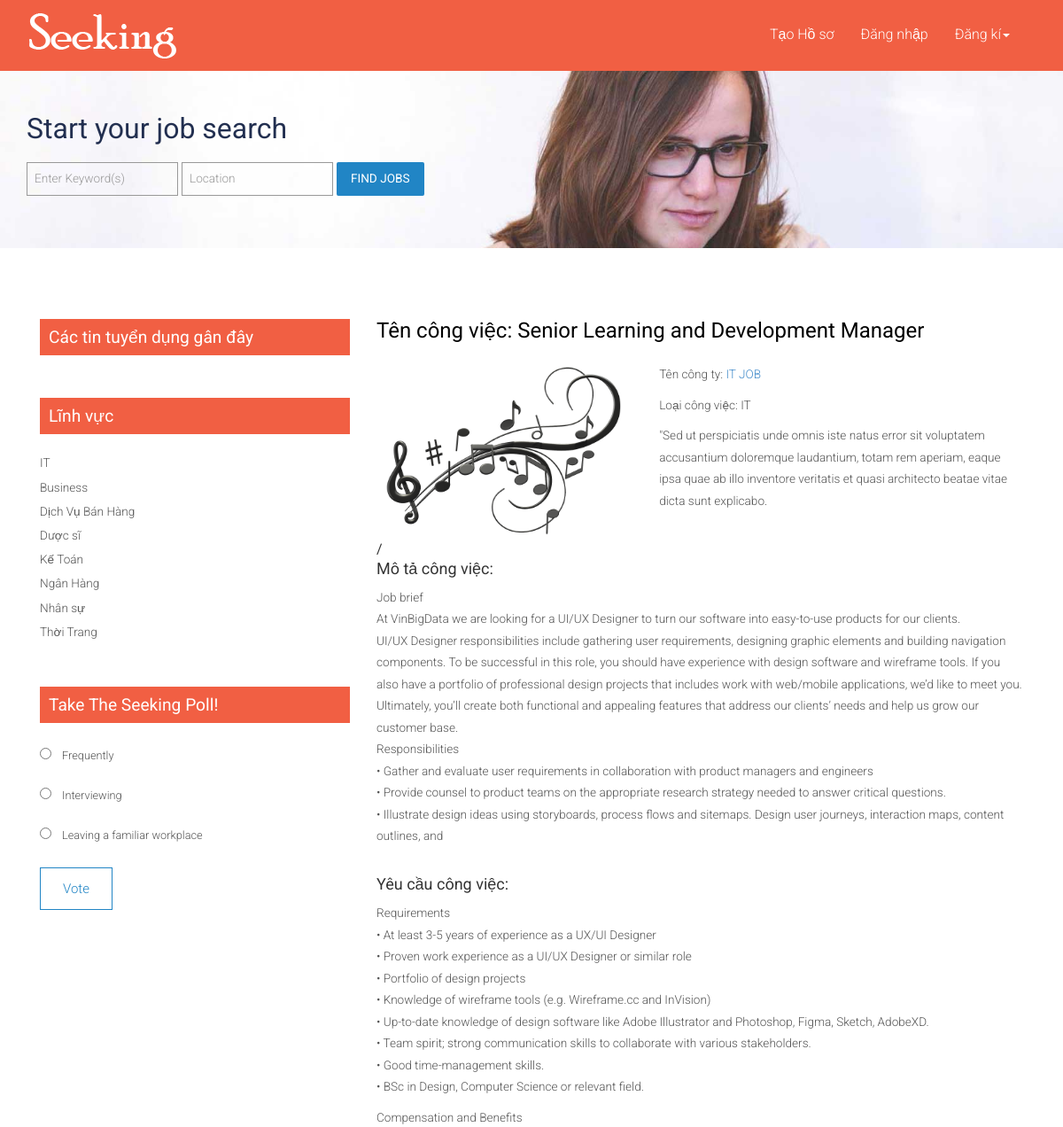
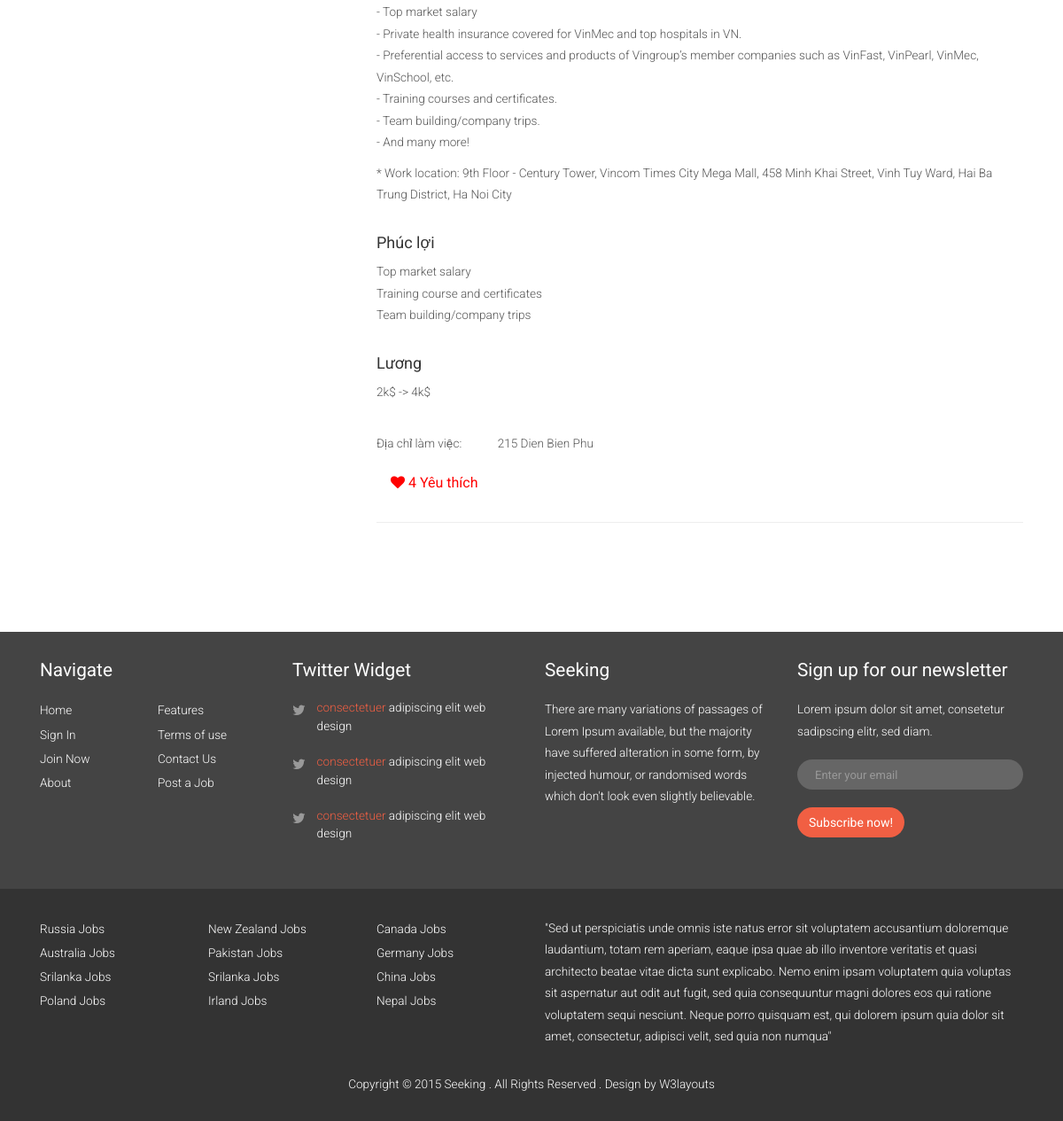
The app's page /job_detail/1/ with its own data (2 pictures, top to bottom).
### Home/models.py (models this page shows, shortened)
class Catalogy(models.Model):
    nameCatalog = models.CharField("Loại công việc",max_length=50)
    def __str__(self):
        return self.nameCatalog

class Post(models.Model):
    nameJob = models.CharField("Tên công việc",max_length=100)
    catalogy = models.ForeignKey(Catalogy, on_delete=models.CASCADE, default=0)
    nhatuyen = models.ForeignKey(User, on_delete=models.CASCADE)
    motacv = models.TextField("Mô Tả công việc")
    phucloi = models.TextField("Phúc lợi")
    yeucaucv = models.TextField("Yêu cầu conog việc")
    salary = models.CharField("Lương",max_length=50)
    diachi = models.CharField("Địa chỉ",max_length=50)
    date = models.DateTimeField(default=timezone.now)
    image = models.ImageField("Hình ảnh",null= True, blank=True, upload_to="images/")
    care = models.ManyToManyField(User, related_name='posts')
    def total_care(self):
        return self.care.count()

### Home/views.py (the view)
# urls.py: path('job_detail/<int:pk>/',Job_details.as_view(), name='post_details'),
class Job_details(DetailView):
    model = Post
    template_name = 'pages/post_details.html'
    def get_context_data(self,*args,**kwargs):
        context = super(Job_details,self).get_context_data(*args,**kwargs)
        stuff = get_object_or_404(Post, id=self.kwargs['pk'])
        total_care = stuff.total_care()
        theloai = Catalogy.objects.all()
        context['theloai'] = theloai
        context['total_care'] = total_care
        return context

### Home/templates/pages/post_details.html (shortened to what this page needs)
{% extends "pages/base.html" %}
{% block content %}
<h3>Tên công việc: {{post.nameJob}}</h3>
<div class="row_1">
    <div class="col-sm-5 single_img">
        {% if post.image %}
        <img src="{{post.image.url}}" class="img-responsive" alt="" />/
        {% endif %}
    </div>
    <div class="col-sm-7 single-para">
        <p>Tên công ty: <a href="{% url 'jobview' post.nhatuyen.id|slugify %}">{{post.nhatuyen.first_name}}</a></p>
        <p>Loại công việc: {{post.catalogy}}</p>
        <p>"Sed ut perspiciatis unde omnis iste natus error sit voluptatem accusantium doloremque
            laudantium, totam rem aperiam, eaque ipsa quae ab illo inventore veritatis et quasi
            architecto beatae vitae dicta sunt explicabo.</p>
    </div>
    <div class="clearfix"> </div>
</div>
<h4>Mô tả công việc: </h4>
<div class="lowercaseText">{{post.motacv|safe|linebreaks}}</div>
<br>
<h4>Yêu cầu công việc: </h4>
<p>{{post.yeucaucv|safe|linebreaks}}</p>
<br>
<h4>Phúc lợi</h4>
<p>{{post.phucloi|safe|linebreaks}}</p>
<br>
<h4>Lương</h4>
<p>{{post.salary}}</p>
<br>
<div class="row_1">
    <div class="col-sm-2 single_img">
        <p>Địa chỉ làm việc: </p>
    </div>
    <div class="col-sm-3 single-para">
        <p>{{post.diachi}}</p>
    </div>
    <div class="clearfix"> </div>
</div>
<form action="{% url 'care_view' post.id %}" method="POST">
    <button class="btn_btn" type="submit" name="post_id" value="{{post.id}}" id="myBtn"><i class="fa fa-heart"></i> {{ total_care }}
    Yêu thích</button>
</form>
<hr>
<br />
{% endblock %}
{% block linhvuc %}
{% for cate in theloai %}
<li><a href="{% url 'category' cate.id %}">{{cate.nameCatalog}}</a></li>
{% endfor %}
{% endblock %}

### Home/static/css/style.css (style rules this page uses)
h4, h5, h6, h1, h2, h3 { margin-top: 0; }
p { margin: 0; }
html, body { font-family: 'Roboto', sans-serif; font-size: 100%; background:#fff; }
body a { transition:0.5s all; -webkit-transition:0.5s all; -moz-transition:0.5s all; -o-transition:0.5s all; -ms-transition:0.5s all; }
.row_1 p, .single_right p { color:#555; font-size:0.85em; font-weight:300; line-height:1.8em; margin-bottom: 10px; }
ul.list_2 li { font-size:0.85em; font-weight:300; line-height:2em; }
ul.list_1 li a, ul.list_2 li a { color:#555; }
.single_img { padding-left:0; }
.single_right h3 { color:#000; font-size:1.5em; font-weight:400; margin-bottom:1em; }
.headings h1, h2,h3,h4,h5,h6 { font-weight:400; }

### Home/templates/pages/base.html (style rules this page uses)
.btn_btn { background-color: white; border: none; color: Red; padding: 12px 16px; font-size: 16px; cursor: pointer; }

### records on screen
Catalogy: nameCatalog "IT"
Catalogy: nameCatalog "Business"
Catalogy: nameCatalog "Dịch Vụ Bán Hàng"
Catalogy: nameCatalog "Dược sĩ"
Catalogy: nameCatalog "Kế Toán"
Catalogy: nameCatalog "Ngân Hàng"
Catalogy: nameCatalog "Nhân sự"
Catalogy: nameCatalog "Thời Trang"
Post: nameJob "Senior Learning and Development Manager", image (picture), nhatuyen.first_name "IT JOB", catalogy "IT", motacv "Job brief At VinBigData we are looking for a UI/UX Designer to turn our software into easy-to-use products for our clients. UI/UX Designer responsibilities include gathering user requirements, designing graphic elements and building navigation components. To be successful in this role, you should have experience with design software and wireframe tools. If you also have a portfolio of professional design projects that includes work with web/mobile applications, we’d like to meet you. Ultimately, you’ll create both functional and appealing features that address our clients’ needs and help us grow our customer base. Responsibilities • Gather and evaluate user requirements in collaboration…", yeucaucv "Requirements • At least 3-5 years of experience as a UX/UI Designer • Proven work experience as a UI/UX Designer or similar role • Portfolio of design projects • Knowledge of wireframe tools (e.g. Wireframe.cc and InVision) • Up-to-date knowledge of design software like Adobe Illustrator and Photoshop, Figma, Sketch, AdobeXD. • Team spirit; strong communication skills to collaborate with various stakeholders. • Good time-management skills. • BSc in Design, Computer Science or relevant field. Compensation and Benefits - Top market salary - Private health insurance covered for VinMec and top hospitals in VN. - Preferential access to services and products of Vingroup’s member companies such as…", phucloi "Top market salary Training course and certificates Team building/company trips", salary "2k$ -> 4k$", diachi "215 Dien Bien Phu"

### other values on screen
{{ total_care }} "4"
